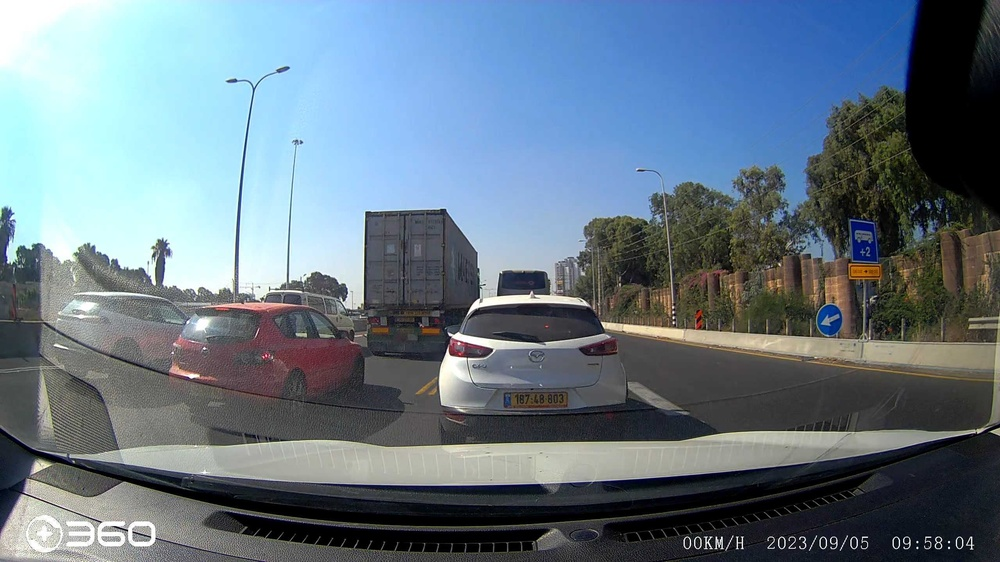
#> input picture imgs/car1.jpg, 1000 x 562 px, shrunk from 2560 x 1440 before the run
$ python main.py
#> lines starting #> are read from the running program, lines starting #| are printed output that depends on the picture; after the words box and inside, x2 and y2 are one past the last pixel; in counts of white or black regions, pixels touching at a corner belong together
import cv2

img_file = "imgs/car1.jpg"

#pretrain car detector file
classifier_file = 'detectors/haarcascade_russian_plate_number.xml'

img = cv2.imread(img_file)
#> img is the input picture: shape (562, 1000, 3); mean B, G, R 134.2, 121.1, 103.7
black_n_white = cv2.cvtColor(img, cv2.COLOR_BGR2GRAY)
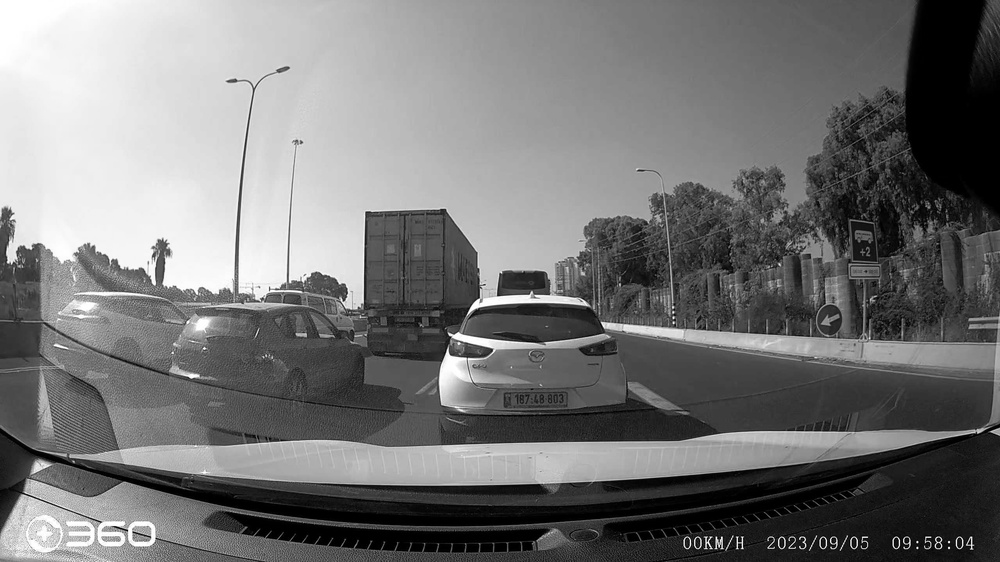
#> black_n_white: shape (562, 1000); min 0, max 255, mean 117.4
car_tracker = cv2.CascadeClassifier(classifier_file)
cars = car_tracker.detectMultiScale(black_n_white)
#> cars = [[764, 519, 121, 40]]

for x,y,w,h in cars:
    print("car was detected")
    cv2.rectangle(img, (x,y), (x+w, y+h), (0,0,255), 2)
#> this loop made 1 pass
#| car was detected
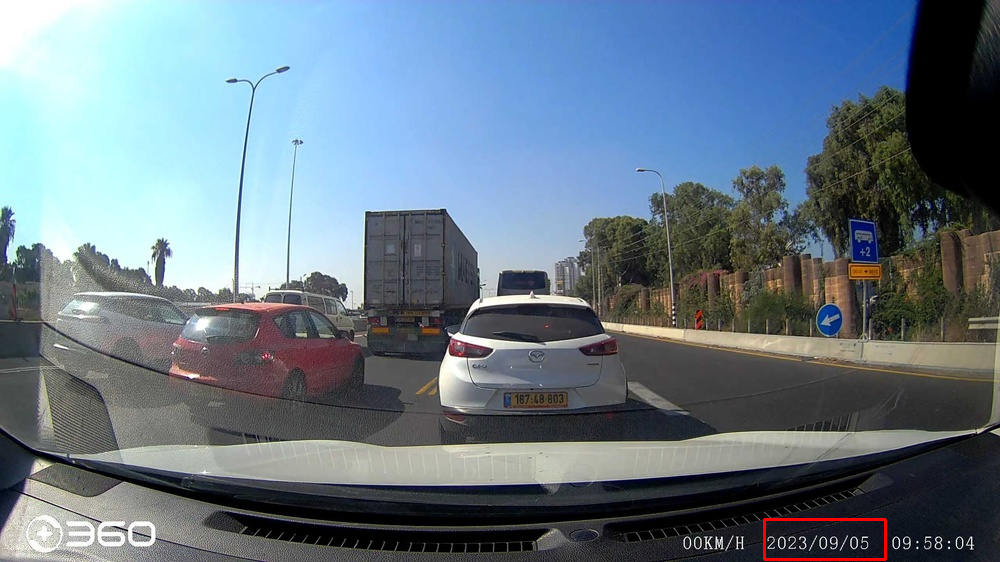
#> img: shape (562, 1000, 3); 0.17% of pixels changed, all inside (x1, y1, x2, y2) = (763, 518, 887, 561)

cv2.imshow('chucha', img)
cv2.waitKey()


print("Code Complete")
